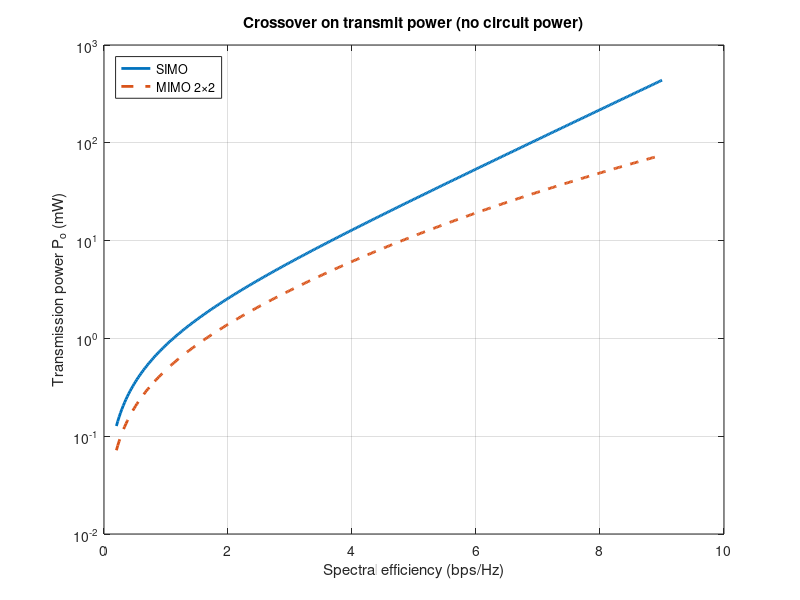
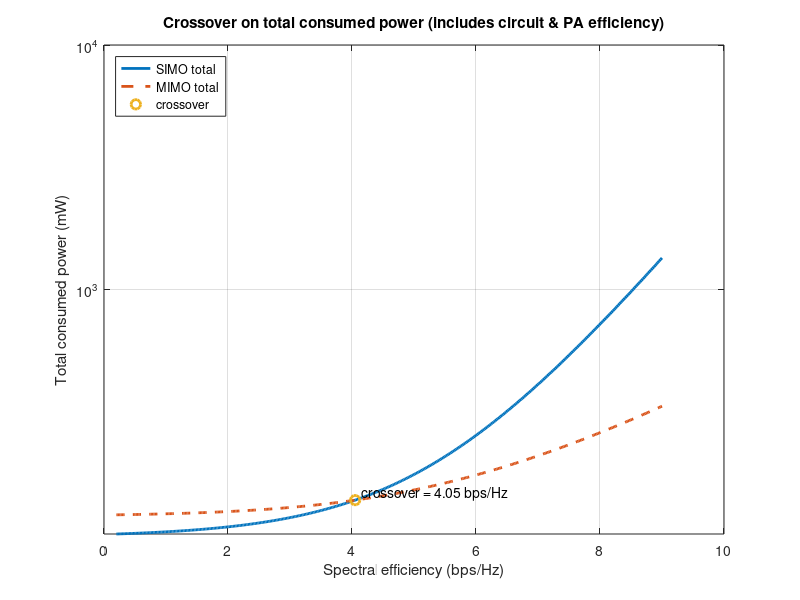

These charts were generated, in order, by the following MATLAB code:
%% SIMO vs MIMO crossover plots (Tx power & Total consumed power)
% Author: Jaebum Park
% 08282025
clear; clc; close all;

%% -------------------- Parameters (edit here) --------------------
% Noise power per Hz (normalized). If you want absolute mW, scale N0 accordingly.
N0   = 1;              % (linear)
eta  = 0.35;           % PA drain efficiency (0~1)

% Circuit powers (mW) -- typically MIMO has larger circuit power
pdc_s = 100;           % SIMO circuit power (mW)
pdc_m = 120;           % MIMO circuit power (mW)

% Channel ()
Nt = 2; Nr = 2;
H = (randn(Nr, Nt) + 1j*randn(Nr, Nt)) / sqrt(2); % IID Rayleigh% MIMO: 2x2

H_gain = eig(H'*H);
h    = [0.9 0.6];                  % SIMO channel gains (length Nr)
Gs   = sum(abs(h).^2);             % SIMO effective gain sum |h|^2

% MIMO 2x2: eigenvalues of H^H H (non-negative reals)
phi1 = H_gain(Nt);
phi2 = H_gain(Nt-1);
a    = phi1*phi2;                  % product
b    = (phi1 + phi2)/2;            % half-sum

% Spectral efficiency axis (bps/Hz)
C = linspace(0.2, 9, 400);

%% -------------------- Required Tx power P_o(C) --------------------
% SIMO: C = log2(1 + (P_o/N0) * Gs)  -> P_o = (2^C - 1) * N0 / Gs
Po_s = (2.^C - 1) .* (N0 ./ Gs);

% 2x2 MIMO: C = log2( 1 + (phi1+phi2)/(2N0) P_o + (phi1*phi2)/(4N0^2) P_o^2 )
% Solve quadratic for P_o (positive root):
Po_m = (2*N0./a) .* ( sqrt( b.^2 + a.*(2.^C - 1) ) - b );

% numerical guard (just in case)
Po_m = max(Po_m, 0);

%% -------------------- Total consumed power (include circuit & PA eff.) --------------------
Fs = pdc_s + Po_s./eta;   % SIMO
Fm = pdc_m + Po_m./eta;   % MIMO

%% -------------------- Find crossover points --------------------
% Helper to find a single crossover on a monotone grid
find_x = @(x,y1,y2) deal( ...
    interp1(y1-y2, x, 0, 'linear','extrap'), ...
    interp1(x, y1, interp1(y1-y2, x, 0, 'linear','extrap')) );

% (A) Tx power-only crossover (Po)
d_tx = Po_s - Po_m;
ixA  = find(d_tx(1:end-1).*d_tx(2:end) <= 0, 1, 'first');
if ~isempty(ixA)
    Cx_tx = interp1(d_tx(ixA:ixA+1), C(ixA:ixA+1), 0);      % bps/Hz
    Px_tx = interp1(C(ixA:ixA+1), Po_s(ixA:ixA+1), Cx_tx);  % mW (Tx power)
else
    Cx_tx = NaN; Px_tx = NaN;
end

% (B) Total consumed power crossover (Fs vs Fm)
d_tot = Fs - Fm;
ixB  = find(d_tot(1:end-1).*d_tot(2:end) <= 0, 1, 'first');
if ~isempty(ixB)
    Cx_tot = interp1(d_tot(ixB:ixB+1), C(ixB:ixB+1), 0);        % bps/Hz
    Px_tot = interp1(C(ixB:ixB+1), Fs(ixB:ixB+1), Cx_tot);      % mW (Total)
else
    Cx_tot = NaN; Px_tot = NaN;
end

%% -------------------- Plot 1: Transmission power (P_o) --------------------
figure('Color','w'); hold on; grid on; box on;
plot(C, Po_s, 'LineWidth', 2);
plot(C, Po_m, 'LineWidth', 2, 'LineStyle','--');
if ~isnan(Cx_tx)
    plot(Cx_tx, Px_tx, 'o', 'MarkerSize', 7, 'LineWidth', 2);
    text(Cx_tx, Px_tx, sprintf('  crossover = %.2f bps/Hz', Cx_tx), 'VerticalAlignment','bottom');
end
set(gca,'YScale','log');
xlabel('Spectral efficiency (bps/Hz)');
ylabel('Transmission power P_o (mW)');
legend({'SIMO','MIMO 2{\times}2','crossover'}, 'Location','northwest');
title('Crossover on transmit power (no circuit power)');

%% -------------------- Plot 2: Total consumed power (P_o/\eta + p_{dc}) --------------------
figure('Color','w'); hold on; grid on; box on;
plot(C, Fs, 'LineWidth', 2);
plot(C, Fm, 'LineWidth', 2, 'LineStyle','--');
if ~isnan(Cx_tot)
    plot(Cx_tot, Px_tot, 'o', 'MarkerSize', 7, 'LineWidth', 2);
    text(Cx_tot, Px_tot, sprintf('  crossover = %.2f bps/Hz', Cx_tot), 'VerticalAlignment','bottom');
end
set(gca,'YScale','log');
xlabel('Spectral efficiency (bps/Hz)');
ylabel('Total consumed power (mW)');
ylim([0 10^4]);
legend({'SIMO total','MIMO total','crossover'}, 'Location','northwest');
title('Crossover on total consumed power (includes circuit & PA efficiency)');

%% -------------------- Console outputs --------------------
fprintf('--- Parameters ---\n');
fprintf('SIMO: Nr=%d, Gs=%.3f, pdc=%.1f mW\n', Nr, Gs, pdc_s);
fprintf('MIMO: phi1=%.2f, phi2=%.2f, pdc=%.1f mW\n', phi1, phi2, pdc_m);
fprintf('eta=%.2f, N0=%.2g\n', eta, N0);
fprintf('\nCrossover (Tx power only): C=%.3f bps/Hz, P_o=%.3f mW\n', Cx_tx, Px_tx);
fprintf('Crossover (Total power)  : C=%.3f bps/Hz, P=%.3f mW\n', Cx_tot, Px_tot);
